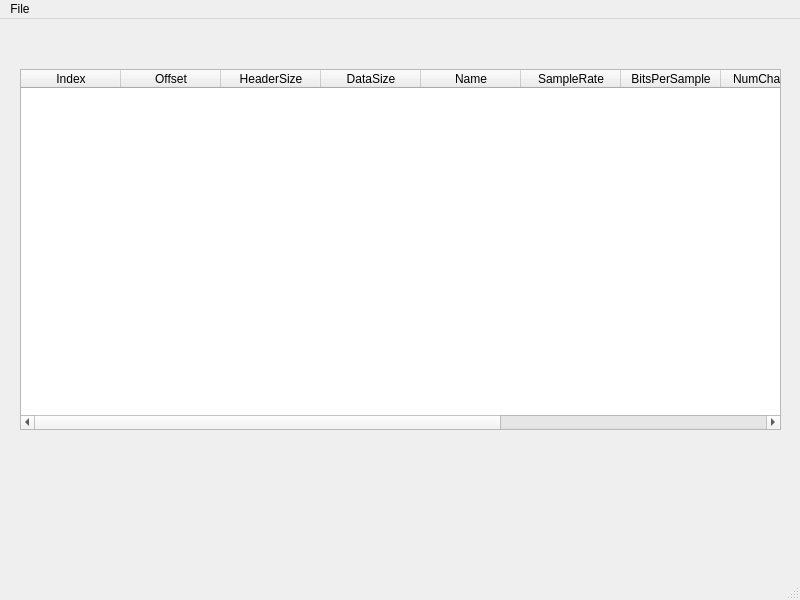
<?xml version="1.0" encoding="UTF-8"?>
<ui version="4.0">
 <class>MainWindow</class>
 <widget class="QMainWindow" name="MainWindow">
  <property name="geometry">
   <rect>
    <x>0</x>
    <y>0</y>
    <width>800</width>
    <height>600</height>
   </rect>
  </property>
  <property name="windowTitle">
   <string>MainWindow</string>
  </property>
  <widget class="QWidget" name="centralwidget">
   <widget class="QTableWidget" name="tableWidget">
    <property name="geometry">
     <rect>
      <x>20</x>
      <y>50</y>
      <width>761</width>
      <height>361</height>
     </rect>
    </property>
    <column>
     <property name="text">
      <string>Index</string>
     </property>
    </column>
    <column>
     <property name="text">
      <string>Offset</string>
     </property>
    </column>
    <column>
     <property name="text">
      <string>HeaderSize</string>
     </property>
    </column>
    <column>
     <property name="text">
      <string>DataSize</string>
     </property>
    </column>
    <column>
     <property name="text">
      <string>Name</string>
     </property>
    </column>
    <column>
     <property name="text">
      <string>SampleRate</string>
     </property>
    </column>
    <column>
     <property name="text">
      <string>BitsPerSample</string>
     </property>
    </column>
    <column>
     <property name="text">
      <string>NumChannels</string>
     </property>
    </column>
    <column>
     <property name="text">
      <string>Unknown</string>
     </property>
    </column>
    <column>
     <property name="text">
      <string>New Column</string>
     </property>
    </column>
    <column>
     <property name="text">
      <string>LoopEnd</string>
     </property>
    </column>
   </widget>
  </widget>
  <widget class="QMenuBar" name="menubar">
   <property name="geometry">
    <rect>
     <x>0</x>
     <y>0</y>
     <width>800</width>
     <height>21</height>
    </rect>
   </property>
   <widget class="QMenu" name="menuFile">
    <property name="title">
     <string>File</string>
    </property>
    <addaction name="actionOpen"/>
    <addaction name="actionOpen_Sound"/>
    <addaction name="actionOpen_Drums"/>
    <addaction name="actionOpen_Music"/>
   </widget>
   <addaction name="menuFile"/>
  </widget>
  <widget class="QStatusBar" name="statusbar"/>
  <action name="actionOpen">
   <property name="text">
    <string>Open</string>
   </property>
  </action>
  <action name="actionOpen_Sound">
   <property name="text">
    <string>Open Sound</string>
   </property>
  </action>
  <action name="actionOpen_Drums">
   <property name="text">
    <string>Open Drums</string>
   </property>
  </action>
  <action name="actionOpen_Music">
   <property name="text">
    <string>Open Music</string>
   </property>
  </action>
 </widget>
 <resources/>
 <connections/>
</ui>
